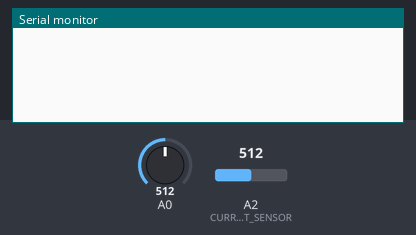
The sketch below on a simulated Arduino Uno, built with avr-gcc and run on an emulated ATmega328P. Shown: the last lines printed to the serial monitor. The test bench sets the inputs (shaded band); at power-on: A0 = 512, A2 (CURRENT_SENSOR) = 512.

Above: at 1.2 s.
1.3 s: A0 set to 495
At 2.3 s:
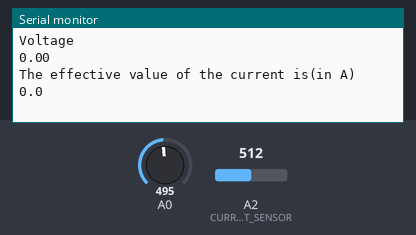
3.1 s: A2 (CURRENT_SENSOR) set to 716
At 4.1 s:
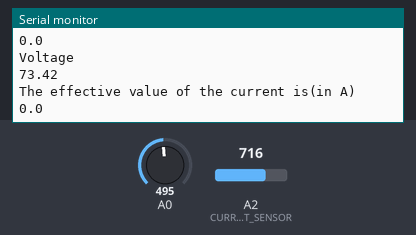
4.6 s: A2 (CURRENT_SENSOR) set to 900
At 5.9 s:
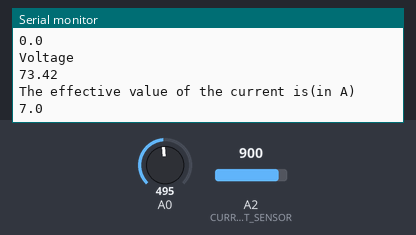
Timing chart, 0 to 7.6 s (numbered marks = the images above; inputs shaded):
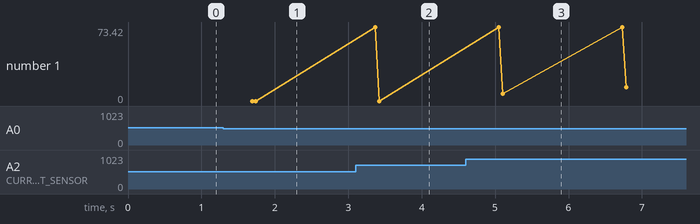

Measured:
- the behaviour switches between 512 and 511 on A0 (found by bisection; images 0 and 1)
- plotted number 1: 0 → 13.4 after the input at 4.6 s

The sketch:

Current_and_voltage_sensor_pro_project.ino
```cpp
double sensorValue=0;
double sensorValue1=0;
int crosscount=0;
int climbhill=0;
double VmaxD=0;
double VeffD;
double Veff;
#define CURRENT_SENSOR A2  // Define Analog input pin that sensor is attached
 float amplitude_current;      // Float amplitude current
float effective_value;       // Float effective current

void setup() {
  pinMode(A0,INPUT);

Serial.begin(9600);
 pins_init();
}
void loop() {
sensorValue1=sensorValue;
delay(100);
sensorValue = analogRead(A0);
if (sensorValue>sensorValue1 && sensorValue>511){
  climbhill=1;
  VmaxD=sensorValue;
  }
if (sensorValue<sensorValue1 && climbhill==1){
  climbhill=0;
  VmaxD=sensorValue1;
  VeffD=VmaxD/sqrt(2);
  Veff=(((VeffD-420.76)/-90.24)*-210.2)+210.2;


  VmaxD=0;}
//current program
int sensor_max;
    sensor_max = getMaxValue();


    //the VCC on the Arduino interface of the sensor is 5v

    amplitude_current=(float)(sensor_max-512)/1024*5/100*1000000; // for 5A mode,you need to modify this with 20 A and 30A mode;
    effective_value=amplitude_current/1.414;

    //for minimum current=1/1024*5/185*1000000/1.414=18.7(mA)
    //Only sinusoidal alternating current


    //Only one number after the decimal point
   delay(580);
    Serial.println("Voltage");
  Serial.println(Veff);
    Serial.println("The effective value of the current is(in A)");
    Serial.println(effective_value/1000,1);
}
void pins_init()
{
    pinMode(CURRENT_SENSOR, INPUT);
}
/*Function: Sample for 1000ms and get the maximum value from the S pin*/

int getMaxValue()
{
    int sensorValue;    //value read from the sensor
    int sensorMax = 0;
    uint32_t start_time = millis();
    while((millis()-start_time) < 1000) //sample for 1000ms
    {
        sensorValue = analogRead(CURRENT_SENSOR);
        if (sensorValue > sensorMax)
        {
            /*record the maximum sensor value*/

            sensorMax = sensorValue;
        }
    }
    return sensorMax;

}
```
